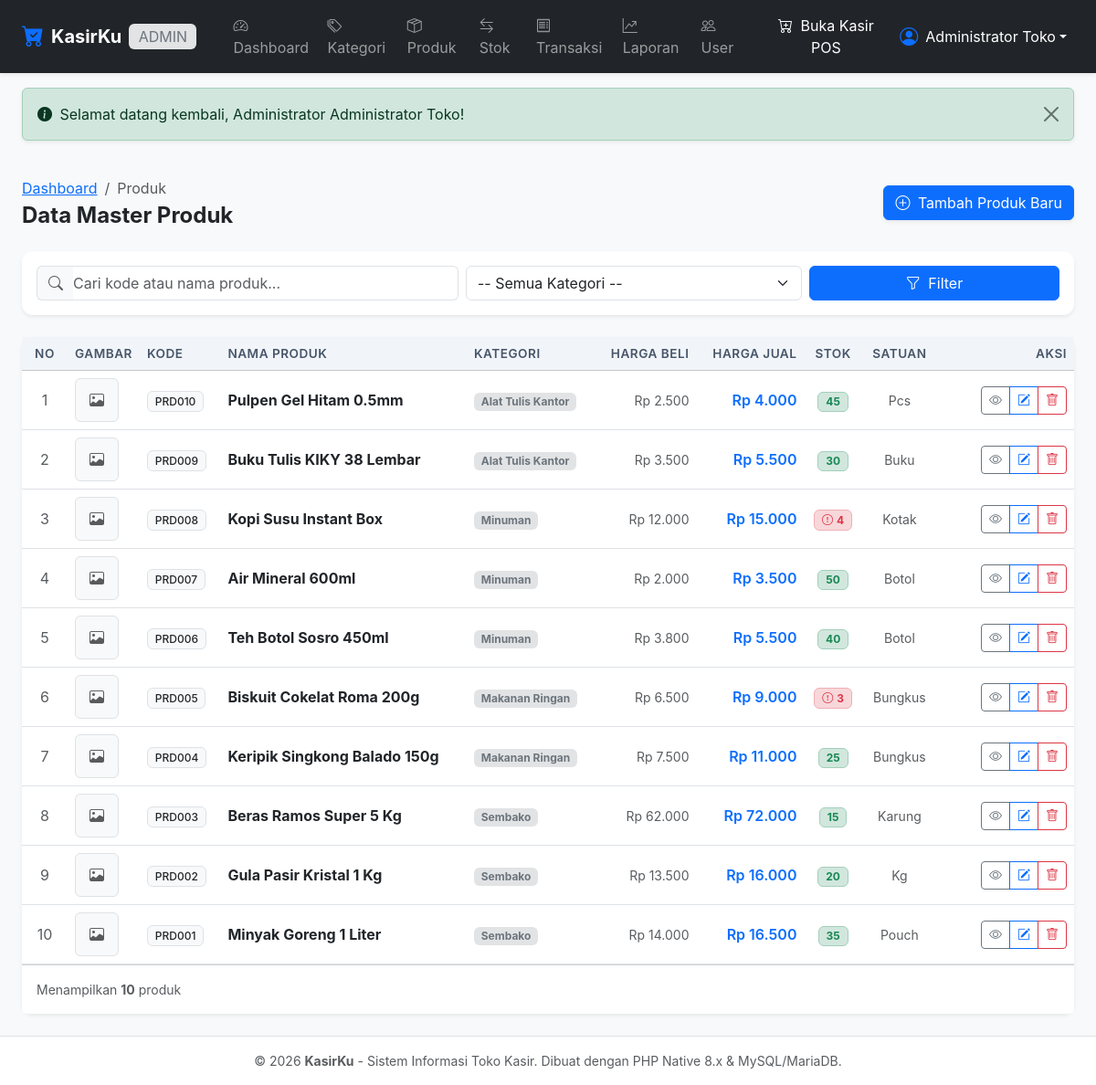
/admin/produk/index.php (signed in), run on the app's committed database.
### tables this page shows
CREATE TABLE IF NOT EXISTS `produk` (
    `id_produk` INT AUTO_INCREMENT PRIMARY KEY,
    `kode_produk` VARCHAR(50) NOT NULL UNIQUE,
    `nama_produk` VARCHAR(150) NOT NULL,
    `id_kategori` INT NOT NULL,
    `harga_beli` DECIMAL(12, 2) NOT NULL DEFAULT 0.00,
    `harga_jual` DECIMAL(12, 2) NOT NULL DEFAULT 0.00,
    `stok` INT NOT NULL DEFAULT 0,
    `stok_minimum` INT NOT NULL DEFAULT 5,
    `satuan` VARCHAR(30) NOT NULL DEFAULT 'pcs',
    `gambar` VARCHAR(255) NULL DEFAULT NULL,
    `created_at` TIMESTAMP DEFAULT CURRENT_TIMESTAMP,
    `updated_at` TIMESTAMP DEFAULT CURRENT_TIMESTAMP ON UPDATE CURRENT_TIMESTAMP,
    INDEX `idx_produk_kategori` (`id_kategori`),
    INDEX `idx_produk_nama` (`nama_produk`),
    INDEX `idx_produk_stok` (`stok`),
    CONSTRAINT `fk_produk_kategori` FOREIGN KEY (`id_kategori`)
        REFERENCES `kategori` (`id_kategori`)
        ON UPDATE CASCADE
        ON DELETE RESTRICT
);

CREATE TABLE IF NOT EXISTS `kategori` (
    `id_kategori` INT AUTO_INCREMENT PRIMARY KEY,
    `nama_kategori` VARCHAR(100) NOT NULL,
    `created_at` TIMESTAMP DEFAULT CURRENT_TIMESTAMP,
    `updated_at` TIMESTAMP DEFAULT CURRENT_TIMESTAMP ON UPDATE CURRENT_TIMESTAMP,
    INDEX `idx_kategori_nama` (`nama_kategori`)
);

### config/database.php (called while the page is built, shortened)
<?php
function format_rupiah($angka) {
    return 'Rp ' . number_format((float)$angka, 0, ',', '.');
}
function e($string) {
    return htmlspecialchars((string)$string, ENT_QUOTES, 'UTF-8');
}
function base_url($path = '') {
    return BASE_URL . ltrim($path, '/');
}

### admin/produk/index.php (the view, shortened to what this page needs)
<?php
require_once __DIR__ . '/../../includes/admin_auth.php';
$search = trim($_GET['q'] ?? '');
try {
    $sql = "
        SELECT p.*, k.nama_kategori
        FROM produk p
        LEFT JOIN kategori k ON p.id_kategori = k.id_kategori
        WHERE 1=1
    ";
    $params = [];
    $sql .= " ORDER BY p.id_produk DESC";
    $stmt = $pdo->prepare($sql);
    $stmt->execute($params);
    $produkList = $stmt->fetchAll();
} catch (PDOException $e) {
    die("Terjadi kesalahan: " . htmlspecialchars($e->getMessage()));
}
require_once __DIR__ . '/../../includes/header.php';
require_once __DIR__ . '/../../includes/navbar.php';
?>
<div class="container-fluid px-3 px-lg-4 py-4">
    <div class="d-flex flex-wrap justify-content-between align-items-center mb-4 gap-2">
        <div>
            <nav aria-label="breadcrumb">
                <ol class="breadcrumb small mb-1">
                    <li class="breadcrumb-item"><a href="<?= base_url('admin/index.php'); ?>">Dashboard</a></li>
                    <li class="breadcrumb-item active" aria-current="page">Produk</li>
                </ol>
            </nav>
            <h4 class="fw-bold mb-0 text-dark">Data Master Produk</h4>
        </div>
        <div>
            <a href="<?= base_url('admin/produk/tambah.php'); ?>" class="btn btn-primary shadow-sm">
                <i class="bi bi-plus-circle me-1"></i> Tambah Produk Baru
            </a>
        </div>
    </div>
    <div class="card border-0 shadow-sm mb-4">
        <div class="card-body p-3">
            <form method="GET" action="" class="row g-2 align-items-center">
                <div class="col-md-5">
                    <div class="input-group">
                        <span class="input-group-text bg-light text-muted border-end-0">
                            <i class="bi bi-search"></i>
                        </span>
                        <input type="text" name="q" class="form-control border-start-0 ps-0" placeholder="Cari kode atau nama produk..." value="<?= e($search); ?>">
                    </div>
                </div>
                <div class="col-md-4">
                    <select name="kategori" class="form-select">
                        <option value="0">-- Semua Kategori --</option>
                    </select>
                </div>
                <div class="col-md-3 d-flex gap-2">
                    <button type="submit" class="btn btn-primary flex-fill">
                        <i class="bi bi-funnel me-1"></i> Filter
                    </button>
                </div>
            </form>
        </div>
    </div>
    <div class="card border-0 shadow-sm">
        <div class="card-body p-0">
            <div class="table-responsive">
                <table class="table table-hover align-middle mb-0">
                    <thead class="table-light">
                        <tr>
                            <th style="width: 50px;" class="text-center">No</th>
                            <th style="width: 70px;">Gambar</th>
                            <th>Kode</th>
                            <th>Nama Produk</th>
                            <th>Kategori</th>
                            <th class="text-end">Harga Beli</th>
                            <th class="text-end">Harga Jual</th>
                            <th class="text-center">Stok</th>
                            <th class="text-center">Satuan</th>
                            <th class="text-end" style="width: 150px;">Aksi</th>
                        </tr>
                    </thead>
                    <tbody>
                        <?php if (empty($produkList)): ?>
                            <tr>
                                <td colspan="10" class="text-center py-5 text-muted">
                                    <i class="bi bi-box-seam fs-2 d-block mb-2"></i>
                                    Tidak ada produk yang sesuai dengan filter pencarian.
                                </td>
                            </tr>
                        <?php else: ?>
                            <?php $no = 1; foreach ($produkList as $p): ?>
                                <tr>
                                    <td class="text-center text-muted"><?= $no++; ?></td>
                                    <td>
                                        <?php if (!empty($p['gambar']) && file_exists(__DIR__ . '/../../uploads/produk/' . $p['gambar'])): ?>
                                            <img src="<?= base_url('uploads/produk/' . $p['gambar']); ?>" alt="<?= e($p['nama_produk']); ?>" class="rounded border object-fit-cover" style="width: 48px; height: 48px;">
                                        <?php else: ?>
                                            <div class="bg-light border rounded d-flex align-items-center justify-content-center text-muted" style="width: 48px; height: 48px;">
                                                <i class="bi bi-image"></i>
                                            </div>
                                        <?php endif; ?>
                                    </td>
                                    <td>
                                        <span class="badge bg-light text-dark border fw-medium"><?= e($p['kode_produk']); ?></span>
                                    </td>
                                    <td>
                                        <a href="<?= base_url('admin/produk/detail.php?id=' . $p['id_produk']); ?>" class="fw-bold text-dark text-decoration-none">
                                            <?= e($p['nama_produk']); ?>
                                        </a>
                                    </td>
                                    <td>
                                        <span class="badge bg-secondary-subtle text-secondary"><?= e($p['nama_kategori'] ?? '-'); ?></span>
                                    </td>
                                    <td class="text-end text-muted small"><?= format_rupiah($p['harga_beli']); ?></td>
                                    <td class="text-end fw-semibold text-primary"><?= format_rupiah($p['harga_jual']); ?></td>
                                    <td class="text-center">
                                        <?php if ($p['stok'] <= $p['stok_minimum']): ?>
                                            <span class="badge bg-danger-subtle text-danger border border-danger-subtle px-2 py-1" title="Stok Menipis (Min: <?= $p['stok_minimum']; ?>)">
                                                <i class="bi bi-exclamation-circle me-1"></i><?= (int)$p['stok']; ?>
                                            </span>
                                        <?php else: ?>
                                            <span class="badge bg-success-subtle text-success border border-success-subtle px-2 py-1">
                                                <?= (int)$p['stok']; ?>
                                            </span>
                                        <?php endif; ?>
                                    </td>
                                    <td class="text-center text-muted small"><?= e($p['satuan']); ?></td>
                                    <td class="text-end">
                                        <div class="btn-group btn-group-sm">
                                            <a href="<?= base_url('admin/produk/detail.php?id=' . $p['id_produk']); ?>" class="btn btn-outline-secondary" title="Detail Produk">
                                                <i class="bi bi-eye"></i>
                                            </a>
                                            <a href="<?= base_url('admin/produk/edit.php?id=' . $p['id_produk']); ?>" class="btn btn-outline-primary" title="Edit Produk">
                                                <i class="bi bi-pencil-square"></i>
                                            </a>
                                            <a href="<?= base_url('admin/produk/hapus.php?id=' . $p['id_produk']); ?>" class="btn btn-outline-danger" onclick="return confirm('Apakah Anda yakin ingin menghapus produk \'<?= e($p['nama_produk']); ?>\'?');" title="Hapus Produk">
                                                <i class="bi bi-trash"></i>
                                            </a>
                                        </div>
                                    </td>
                                </tr>
                            <?php endforeach; ?>
                        <?php endif; ?>
                    </tbody>
                </table>
            </div>
        </div>
        <div class="card-footer bg-white py-3 text-muted small">
            Menampilkan <strong><?= count($produkList); ?></strong> produk
        </div>
    </div>
</div>
<?php require_once __DIR__ . '/../../includes/footer.php'; ?>

### assets/css/style.css (style rules this page uses)
:root { --primary-color: #0d6efd; --primary-hover: #0b5ed7; --sidebar-width: 260px; }
body { font-family: -apple-system, BlinkMacSystemFont, "Segoe UI", Roboto, "Helvetica Neue", Arial, sans-serif; color: #334155; background-color: #f8fafc; }
.card { border: 1px solid rgba(226, 232, 240, 0.8); box-shadow: 0 1px 3px 0 rgba(0, 0, 0, 0.05); border-radius: 0.75rem; }
.table th { font-weight: 600; color: #475569; font-size: 0.85rem; text-transform: uppercase; letter-spacing: 0.5px; background-color: #f1f5f9; }

### data on the page
produk: kode_produk "PRD010", nama_produk "Pulpen Gel Hitam 0.5mm", id_kategori.nama_kategori "Alat Tulis Kantor", harga_beli "Rp 2.500", harga_jual "Rp 4.000", stok "45", satuan "Pcs"
produk: kode_produk "PRD009", nama_produk "Buku Tulis KIKY 38 Lembar", id_kategori.nama_kategori "Alat Tulis Kantor", harga_beli "Rp 3.500", harga_jual "Rp 5.500", stok "30", satuan "Buku"
produk: kode_produk "PRD008", nama_produk "Kopi Susu Instant Box", id_kategori.nama_kategori "Minuman", harga_beli "Rp 12.000", harga_jual "Rp 15.000", stok "4", satuan "Kotak"
produk: kode_produk "PRD007", nama_produk "Air Mineral 600ml", id_kategori.nama_kategori "Minuman", harga_beli "Rp 2.000", harga_jual "Rp 3.500", stok "50", satuan "Botol"
produk: kode_produk "PRD006", nama_produk "Teh Botol Sosro 450ml", id_kategori.nama_kategori "Minuman", harga_beli "Rp 3.800", harga_jual "Rp 5.500", stok "40", satuan "Botol"
produk: kode_produk "PRD005", nama_produk "Biskuit Cokelat Roma 200g", id_kategori.nama_kategori "Makanan Ringan", harga_beli "Rp 6.500", harga_jual "Rp 9.000", stok "3", satuan "Bungkus"
produk: kode_produk "PRD004", nama_produk "Keripik Singkong Balado 150g", id_kategori.nama_kategori "Makanan Ringan", harga_beli "Rp 7.500", harga_jual "Rp 11.000", stok "25", satuan "Bungkus"
produk: kode_produk "PRD003", nama_produk "Beras Ramos Super 5 Kg", id_kategori.nama_kategori "Sembako", harga_beli "Rp 62.000", harga_jual "Rp 72.000", stok "15", satuan "Karung"
produk: kode_produk "PRD002", nama_produk "Gula Pasir Kristal 1 Kg", id_kategori.nama_kategori "Sembako", harga_beli "Rp 13.500", harga_jual "Rp 16.000", stok "20", satuan "Kg"
produk: kode_produk "PRD001", nama_produk "Minyak Goreng 1 Liter", id_kategori.nama_kategori "Sembako", harga_beli "Rp 14.000", harga_jual "Rp 16.500", stok "35", satuan "Pouch"

### other printed values
$currentRole "ADMIN"
$currentNama "Administrator Toko"
$flash['message'] "Selamat datang kembali, Administrator Administrator Toko!"
count($produkList) "10"
